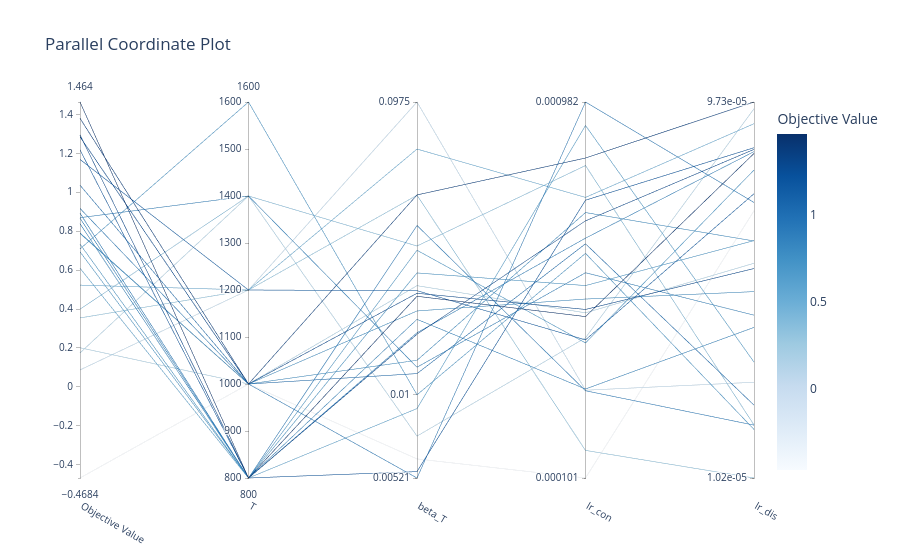

Notebook cell for this chart:
### Code cell
plot_parallel_coordinate(study, params=["lr_con", "beta_T", "lr_dis", "T"]).show()
